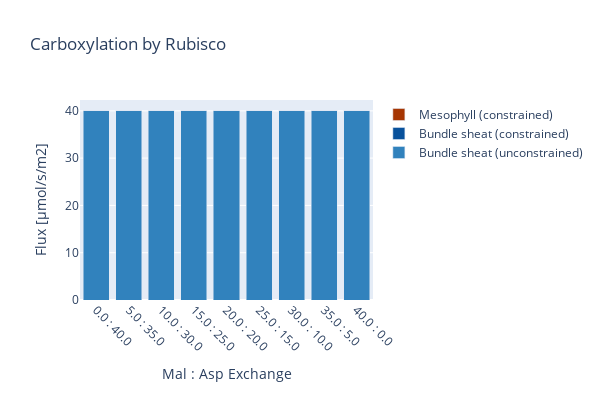

Write notebook code for a chart like this one.
### Code cell
create_bar_plot_rxn(D_fba, D_exp,
                    {'[M]_RBC_h':'Mesophyll (constrained)','[B]_RBC_h_Ex':'Bundle sheat (constrained)',
                 '[B]_RBC_h': 'Bundle sheat (unconstrained)'},
                    'Carboxylation by Rubisco', xaxis_title,
                    stacked = True, save_fig=save_fig)

### Figure 1 — Plotly figure (JSON) as saved in the notebook; plotly's stock layout.template omitted (floating-point values rounded to 4 significant figures)
{"data": [{"marker": {"color": "rgb(49,130,189)"}, "name": "Bundle sheat (unconstrained)", "type": "bar", "x": ["0.0 : 40.0", "5.0 : 35.0", "10.0 : 30.0", "15.0 : 25.0", "20.0 : 20.0", "25.0 : 15.0", "30.0 : 10.0", "35.0 : 5.0", "40.0 : 0.0"], "y": [40.18, 40.18, 40.18, 40.18, 40.18, 40.18, 40.18, 40.18, 40.18]}, {"marker": {"color": "rgb(8,81,156)"}, "name": "Bundle sheat (constrained)", "type": "bar", "x": ["0.0 : 40.0", "5.0 : 35.0", "10.0 : 30.0", "15.0 : 25.0", "20.0 : 20.0", "25.0 : 15.0", "30.0 : 10.0", "35.0 : 5.0", "40.0 : 0.0"], "y": [0, 0, 0, 0, 3.452e-14, 0, 0, 0, 0]}, {"marker": {"color": "rgb(166,54,3)"}, "name": "Mesophyll (constrained)", "type": "bar", "x": ["0.0 : 40.0", "5.0 : 35.0", "10.0 : 30.0", "15.0 : 25.0", "20.0 : 20.0", "25.0 : 15.0", "30.0 : 10.0", "35.0 : 5.0", "40.0 : 0.0"], "y": [0, 0, 0, 2.782e-15, 8.275e-16, 0, 2.731e-14, 1.34e-15, 0]}], "layout": {"barmode": "stack", "height": 400, "margin": {"b": 100}, "title": {"text": "Carboxylation by Rubisco"}, "width": 600, "xaxis": {"tickangle": 45, "title": {"text": "Mal : Asp Exchange"}}, "yaxis": {"autorange": true, "title": {"text": "Flux [µmol/s/m2]"}}}}
